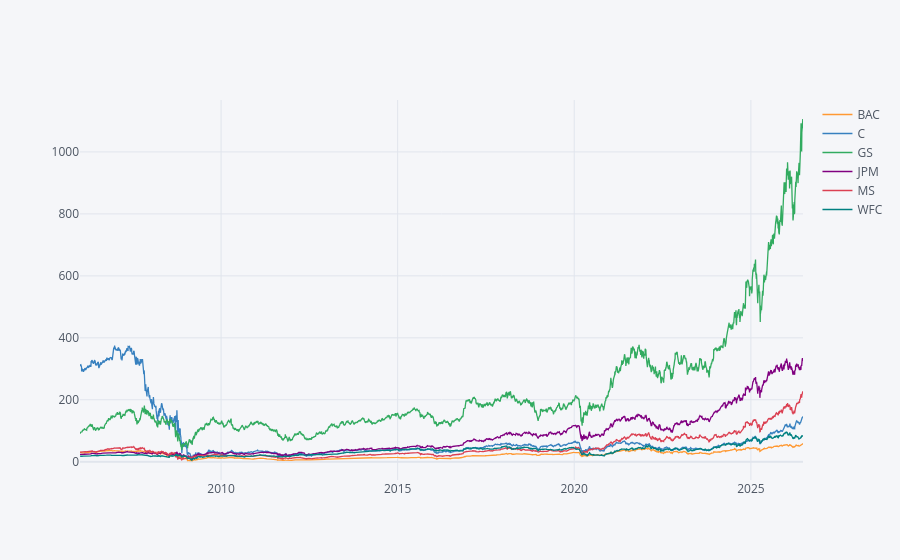

Source (notebook cell):
### Code cell
bank_stocks.xs(key='Close', axis=1, level = 'Stock Info').iplot()

### Figure 1 — Plotly figure (JSON) as saved in the notebook; plotly's stock layout.template omitted (floating-point values rounded to 4 significant figures; data arrays with more than 128 entries replaced by an {"elided": "..."} marker saying what was removed)
{"data": [{"line": {"color": "rgba(255, 153, 51, 1.0)", "dash": "solid", "shape": "linear", "width": 1.3}, "mode": "lines", "name": "BAC", "text": "", "type": "scatter", "x": {"elided": "5150 str values"}, "y": {"elided": "5150 float values"}}, {"line": {"color": "rgba(55, 128, 191, 1.0)", "dash": "solid", "shape": "linear", "width": 1.3}, "mode": "lines", "name": "C", "text": "", "type": "scatter", "x": {"elided": "5150 str values"}, "y": {"elided": "5150 float values"}}, {"line": {"color": "rgba(50, 171, 96, 1.0)", "dash": "solid", "shape": "linear", "width": 1.3}, "mode": "lines", "name": "GS", "text": "", "type": "scatter", "x": {"elided": "5150 str values"}, "y": {"elided": "5150 float values"}}, {"line": {"color": "rgba(128, 0, 128, 1.0)", "dash": "solid", "shape": "linear", "width": 1.3}, "mode": "lines", "name": "JPM", "text": "", "type": "scatter", "x": {"elided": "5150 str values"}, "y": {"elided": "5150 float values"}}, {"line": {"color": "rgba(219, 64, 82, 1.0)", "dash": "solid", "shape": "linear", "width": 1.3}, "mode": "lines", "name": "MS", "text": "", "type": "scatter", "x": {"elided": "5150 str values"}, "y": {"elided": "5150 float values"}}, {"line": {"color": "rgba(0, 128, 128, 1.0)", "dash": "solid", "shape": "linear", "width": 1.3}, "mode": "lines", "name": "WFC", "text": "", "type": "scatter", "x": {"elided": "5150 str values"}, "y": {"elided": "5150 float values"}}], "layout": {"autosize": true, "legend": {"bgcolor": "#F5F6F9", "font": {"color": "#4D5663"}}, "paper_bgcolor": "#F5F6F9", "plot_bgcolor": "#F5F6F9", "title": {"font": {"color": "#4D5663"}}, "xaxis": {"autorange": true, "gridcolor": "#E1E5ED", "range": ["2006-01-03", "2026-06-24"], "showgrid": true, "tickfont": {"color": "#4D5663"}, "title": {"font": {"color": "#4D5663"}, "text": ""}, "type": "date", "zerolinecolor": "#E1E5ED"}, "yaxis": {"autorange": true, "gridcolor": "#E1E5ED", "range": [-58.93, 1168.0], "showgrid": true, "tickfont": {"color": "#4D5663"}, "title": {"font": {"color": "#4D5663"}, "text": ""}, "type": "linear", "zerolinecolor": "#E1E5ED"}}}
